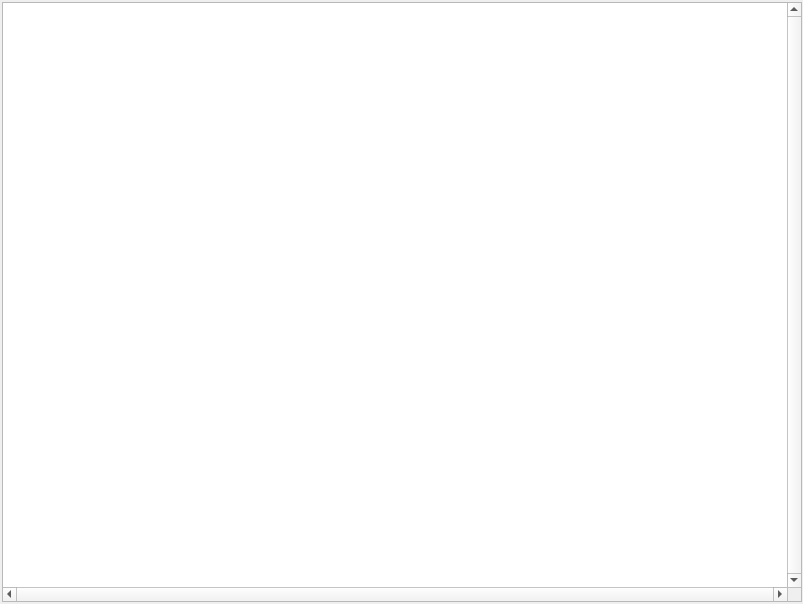
<?xml version="1.0" encoding="UTF-8"?>
<ui version="4.0">
 <class>FeatureViewerWidget</class>
 <widget class="QWidget" name="FeatureViewerWidget">
  <property name="geometry">
   <rect>
    <x>0</x>
    <y>0</y>
    <width>803</width>
    <height>604</height>
   </rect>
  </property>
  <property name="windowTitle">
   <string>Form</string>
  </property>
  <layout class="QGridLayout" name="gridLayout">
   <property name="leftMargin">
    <number>2</number>
   </property>
   <property name="topMargin">
    <number>2</number>
   </property>
   <property name="rightMargin">
    <number>1</number>
   </property>
   <property name="bottomMargin">
    <number>2</number>
   </property>
   <property name="spacing">
    <number>2</number>
   </property>
   <item row="0" column="0">
    <widget class="QGraphicsView" name="graphicsView">
     <property name="minimumSize">
      <size>
       <width>800</width>
       <height>600</height>
      </size>
     </property>
     <property name="verticalScrollBarPolicy">
      <enum>Qt::ScrollBarAlwaysOn</enum>
     </property>
     <property name="horizontalScrollBarPolicy">
      <enum>Qt::ScrollBarAlwaysOn</enum>
     </property>
     <property name="sizeAdjustPolicy">
      <enum>QAbstractScrollArea::AdjustToContents</enum>
     </property>
     <property name="interactive">
      <bool>false</bool>
     </property>
     <property name="viewportUpdateMode">
      <enum>QGraphicsView::SmartViewportUpdate</enum>
     </property>
    </widget>
   </item>
  </layout>
 </widget>
 <resources/>
 <connections/>
</ui>
